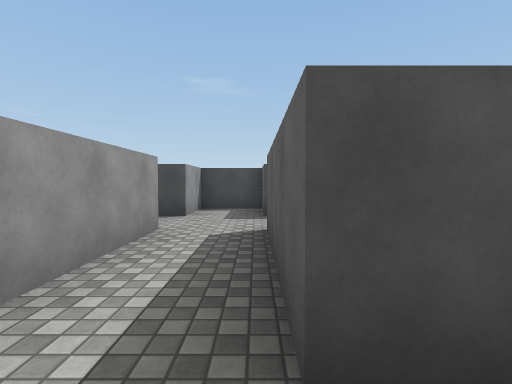
View 1 (above)

20 first-person views from a walk through a Unity game level. The camera is 1.3 m above the floor, tilts 2° down and sees 85° across. The floor is counted in squares, 2 m on a side. Each view is taken from the middle of a square. On the plan, view 1 faces up. The plan holds only what a view shows up to about 9 squares ahead; the rest is blank. The place goes on beyond the plan. The player character is not drawn. Surface patterns are stand-ins for the level's own textures.

View 2
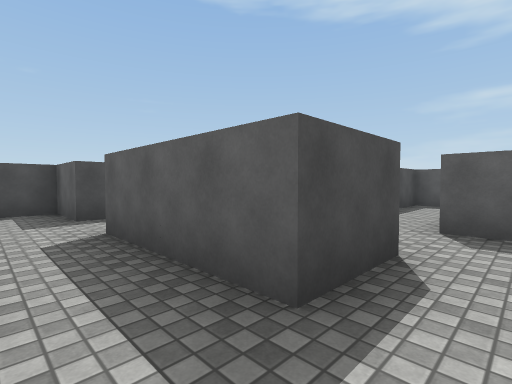

View 3
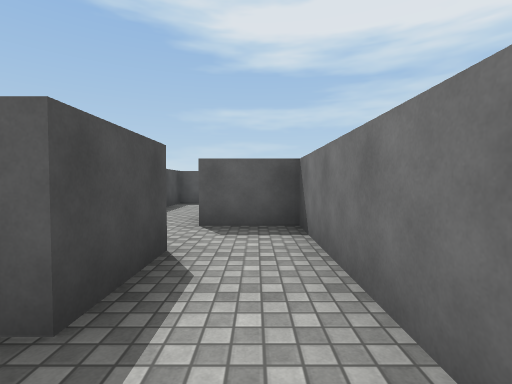

View 4
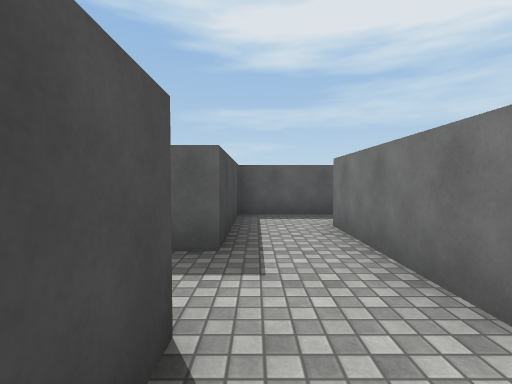

View 5
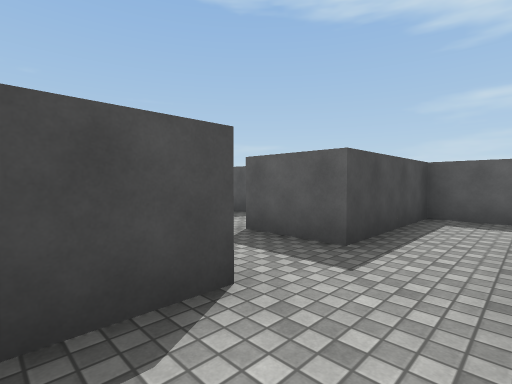

View 6
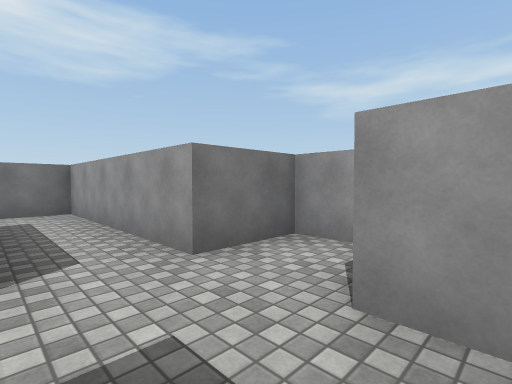

View 7
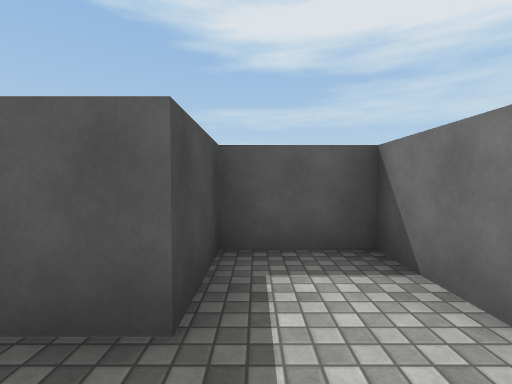

View 8
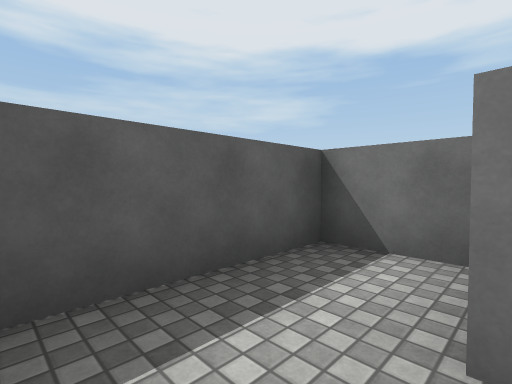

View 9
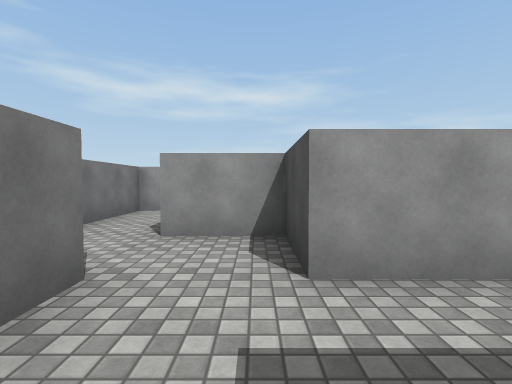

View 10
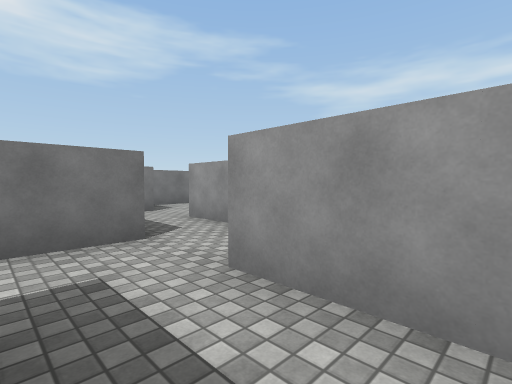

View 11
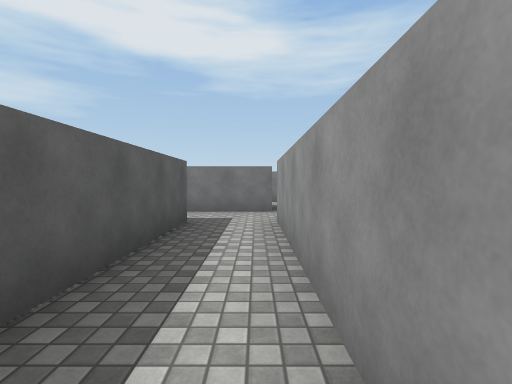

View 12
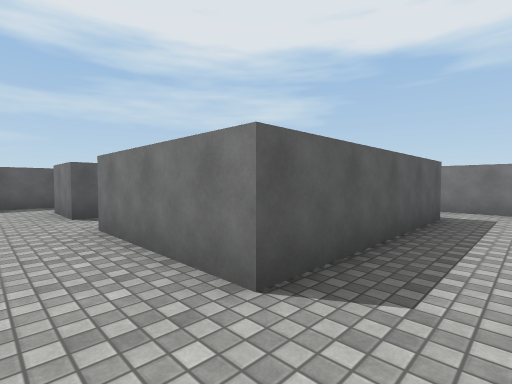

View 13
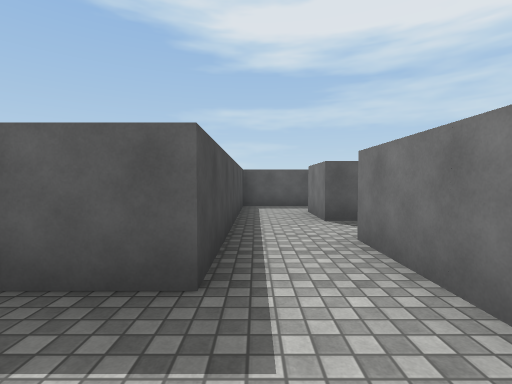

View 14
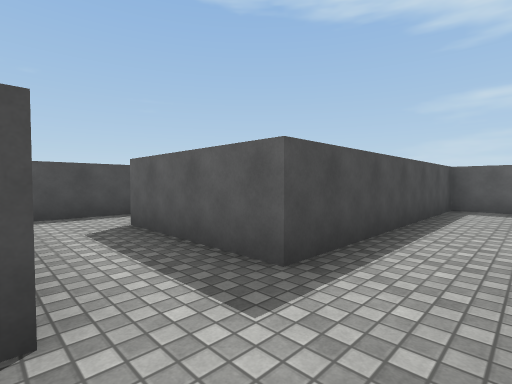

View 15
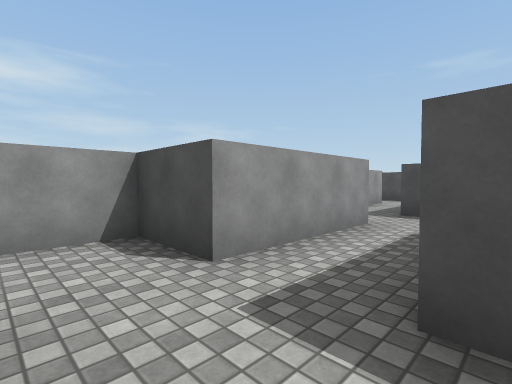

View 16
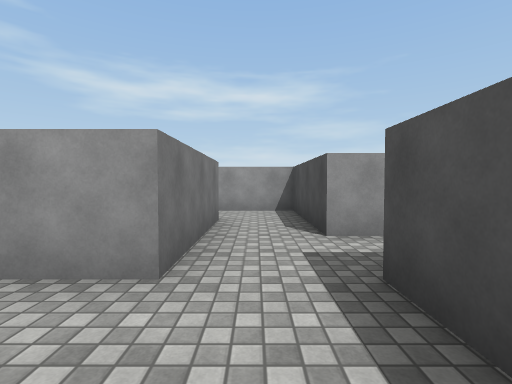

View 17
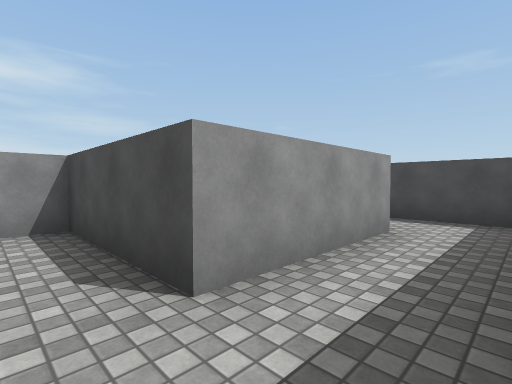

View 18
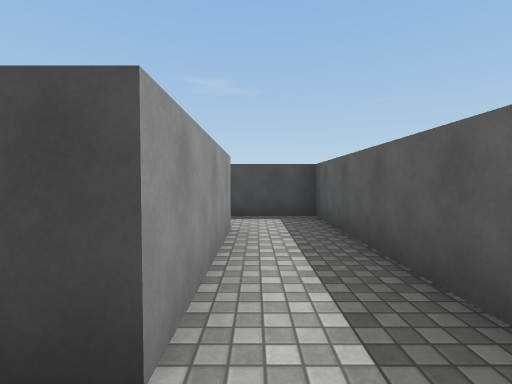

View 19
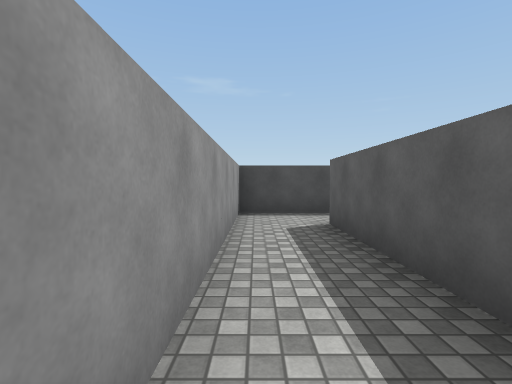

View 20
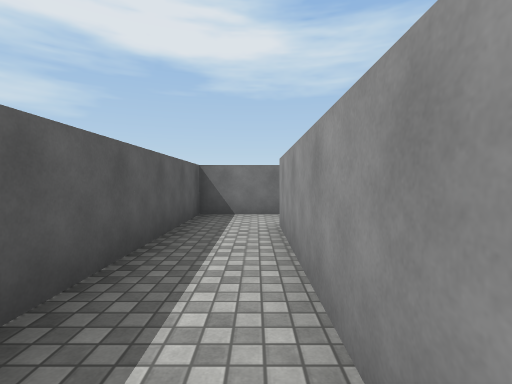

### Floor plan
Points are (right, up) in squares from view 1. A wall is a line through its corners. A room is listed if a view was taken in it or the views show most of it. See-through windows are left out.
Room 1 (views 1, 2, 3, 6, 7)
walls: (1.7, 0.8) (0.2, 0.8) (0.2, 3.8) (1.6, 3.8) (1.6, 5.3) (0.2, 5.3) (0.2, 6.8) (-1.4, 6.8) (-1.4, 5.3) (-1.9, 5.3); (-2.9, 4.8) (-2.9, 3.8) (-1.4, 3.8) (-1.4, -0.7) (1.5, -0.7)
ways out: opening at (1, 0) to room 2
Room 2 (views 4, 5, 8, 9)
walls: (6.2, -0.7) (7.6, -0.7) (7.6, 2.3) (4.7, 2.3) (4.7, 3.8); (3.1, 3.8) (3.1, 2.3) (1.7, 2.3) (1.7, 0.8); (1.5, -0.7) (3.2, -0.7) (3.2, 0.8) (6.2, 0.8)
ways out: opening at (1, 0) to room 1; opening at (4, 3) to room 3
Room 3 (views 10, 11, 12, 13, 14, 15)
walls: (6.1, 5.2) (6.1, 9.8) (9.2, 9.8); (4.7, 3.8) (6.6, 3.8); (9.6, 11.3) (7.6, 11.3) (7.6, 14.4); (6.2, 14.4) (6.2, 11.3) (4.6, 11.3) (4.6, 5.2)
ways out: opening at (4, 3) to room 2; opening at (7, 14) to room 4; opening at (8.5, 10.5) to room 7
Room 4 (view 16)
walls: (8.2, 15.9) (6.1, 15.9)
ways out: opening at (7, 14) to room 3; opening at (6, 15) to room 5
Room 5 (views 17, 18)
walls: (4.6, 18.9) (4.6, 15.9); (6.1, 16.1) (6.1, 20.4) (4.1, 20.4); (4.5, 14.4) (6.2, 14.4)
ways out: opening at (6, 15) to room 4; opening at (4, 15) to room 6; opening at (4, 19.5)
Room 6 (views 19, 20)
walls: (1.5, 8.4) (3.2, 8.4) (3.2, 14.4) (4.5, 14.4); (4.6, 15.9) (1.7, 15.9) (1.7, 9.9)
ways out: opening at (4, 15) to room 5
Room 7 (no view inside)
walls: (12.5, 11.3) (9.6, 11.3); (10.6, 9.2) (10.6, 9.8) (12.2, 9.8)
ways out: opening at (8.5, 10.5) to room 3; opening at (10, 9); opening at (11.5, 10.5)

Positions as (right, up) in squares from view 1, and headings:
1: (0, 0), facing up
2: (-1, 0), facing up-right
3: (-1, 0), facing right
4: (2, 2), facing right
5: (2, 1), facing up-right
6: (0, 6), facing down-left
7: (-1, 5), facing right
8: (6, 2), facing down-right
9: (5, 2), facing left
10: (6, 7), facing down-left
11: (5, 10), facing down
12: (5, 11), facing down-right
13: (6, 11), facing right
14: (6, 10), facing up-right
15: (8, 10), facing up-left
16: (8, 15), facing left
17: (6, 15), facing up-left
18: (5, 15), facing up
19: (2, 10), facing up
20: (2, 14), facing down
